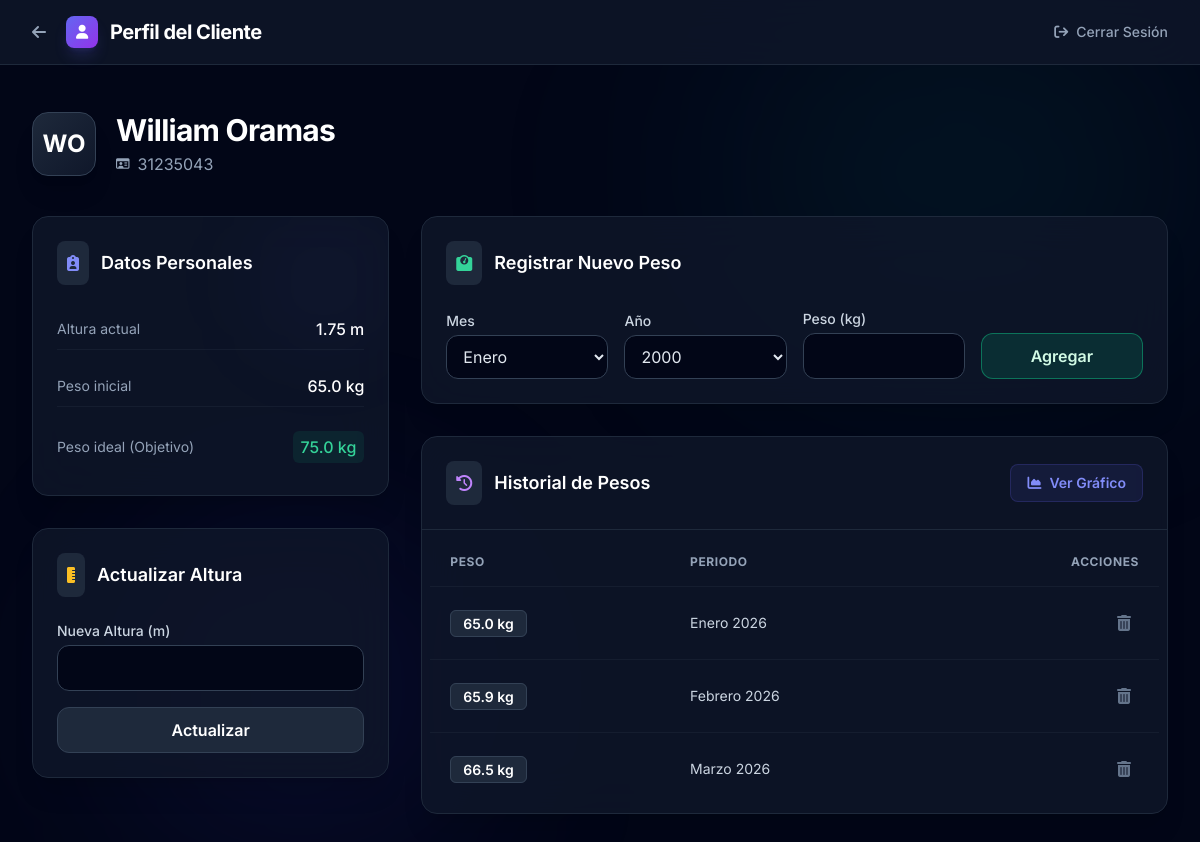
The app's page /dashboard_usuario/31235043 with its own data.
### tables this page shows
CREATE TABLE Usuarios (
    id INTEGER PRIMARY KEY AUTOINCREMENT,
    dni TEXT UNIQUE NOT NULL,
    nombre TEXT NOT NULL,
    apellido TEXT NOT NULL,
    altura FLOAT NOT NULL,
    peso_inicial FLOAT NOT NULL,
    peso_ideal FLOAT,
    entrenador_id INTEGER,
    FOREIGN KEY (entrenador_id) REFERENCES Entrenador (id)
);

CREATE TABLE Pesos (
    id INTEGER PRIMARY KEY AUTOINCREMENT,
    usuario_id INTEGER NOT NULL,
    mes TEXT NOT NULL,
    anio TEXT NOT NULL,
    peso REAL NOT NULL,
    FOREIGN KEY (usuario_id) REFERENCES Usuarios(id)
);

### src/web/routes.py (the view)
    @app.route('/dashboard_usuario/<dni>')
    def dashboard_usuario(dni):
        usuario = repo.obtener_usuario_por_dni(dni)
        if not usuario:
            flash('Usuario no encontrado', 'error')
            return redirect(url_for('dashboard_entrenador'))
        historial = repo.obtener_historial_pesos(usuario['id'])
        return render_template('dashboard_usuario.html',
                             usuario=usuario,
                             altura_form=EditarAlturaForm(),
                             peso_form=RegistrarPesoForm(),
                             historial=historial)

### src/web/forms.py
class EditarAlturaForm(FlaskForm):
    nueva_altura = FloatField('Nueva Altura (m)', validators=[
        DataRequired(),
        NumberRange(min=0.5, max=2.5, message="Altura debe estar entre 0.5 y 2.5 metros")
    ])
    submit = SubmitField('Actualizar Altura')

class RegistrarPesoForm(FlaskForm):
    mes = SelectField('Mes', choices=[
        ('Enero', 'Enero'), ('Febrero', 'Febrero'), ('Marzo', 'Marzo'),
        ('Abril', 'Abril'), ('Mayo', 'Mayo'), ('Junio', 'Junio'),
        ('Julio', 'Julio'), ('Agosto', 'Agosto'), ('Septiembre', 'Septiembre'),
        ('Octubre', 'Octubre'), ('Noviembre', 'Noviembre'), ('Diciembre', 'Diciembre')
    ], validators=[DataRequired()])
    anio = SelectField('Año', choices=[], validators=[DataRequired()])
    peso = FloatField('Peso (kg)', validators=[
        DataRequired(),
        NumberRange(min=20, max=300, message="Peso debe estar entre 20 y 300 kg")
    ])
    submit = SubmitField('Registrar Peso')
    def __init__(self, *args, **kwargs):
        super(RegistrarPesoForm, self).__init__(*args, **kwargs)
        año_actual = datetime.now().year
        self.anio.choices = [(str(año), str(año)) for año in range(2000, año_actual + 6)]

### src/infrastructure/repository.py (called while the page is built)
    def _get_connection(self):
        conn = sqlite3.connect(self.db_path, timeout=20.0)
        conn.row_factory = sqlite3.Row
        return conn

    def fetch_one(self, query, params=()):
        with self._get_connection() as conn:
            return conn.execute(query, params).fetchone()

    def fetch_all(self, query, params=()):
        with self._get_connection() as conn:
            return conn.execute(query, params).fetchall()

    def obtener_usuario_por_dni(self, dni):
        return self.fetch_one('SELECT * FROM Usuarios WHERE dni = ?', (dni,))

    def obtener_historial_pesos(self, usuario_id, anio_inicio=None, anio_fin=None):
        query = 'SELECT * FROM Pesos WHERE usuario_id = ?'
        params = [usuario_id]
        if anio_inicio:
            query += ' AND CAST(anio AS INTEGER) >= ?'
            params.append(anio_inicio)
        if anio_fin:
            query += ' AND CAST(anio AS INTEGER) <= ?'
            params.append(anio_fin)
        query += ' ORDER BY anio, mes'
        return self.fetch_all(query, params)

### templates/dashboard_usuario.html (shortened to what this page needs)
<!DOCTYPE html>
<html lang="es">
<head>
    <script src="https://cdn.tailwindcss.com"></script>
    <link rel="stylesheet" href="https://cdnjs.cloudflare.com/ajax/libs/font-awesome/6.4.0/css/all.min.css">
</head>
<body class="bg-slate-950 text-slate-200 min-h-screen flex flex-col items-center">
    <nav class="w-full bg-slate-900/80 backdrop-blur-xl border-b border-slate-800 fixed top-0 z-50">
        <div class="max-w-7xl mx-auto px-4 sm:px-6 lg:px-8">
            <div class="flex items-center justify-between h-16">
                <div class="flex items-center gap-3">
                    <a href="/dashboard_entrenador"
                        class="p-2 -ml-2 text-slate-400 hover:text-white hover:bg-slate-800 rounded-lg transition-colors">
                        <i class="fa-solid fa-arrow-left"></i>
                    </a>
                    <div
                        class="w-8 h-8 rounded-lg bg-gradient-to-br from-indigo-500 to-purple-600 flex items-center justify-center shadow-lg shadow-indigo-500/20">
                        <i class="fa-solid fa-user text-white text-sm"></i>
                    </div>
                    <span class="font-bold text-xl text-white tracking-tight">Perfil del Cliente</span>
                </div>
                <div>
                    <a href="/logout"
                        class="text-sm font-medium text-slate-400 hover:text-white transition-colors flex items-center gap-2">
                        <i class="fa-solid fa-arrow-right-from-bracket"></i> Cerrar Sesión
                    </a>
                </div>
            </div>
        </div>
    </nav>
    <main class="w-full max-w-7xl mx-auto px-4 sm:px-6 lg:px-8 pt-28 pb-12 flex-1 relative">
        <div
            class="absolute top-0 right-0 w-[40%] h-[40%] rounded-full bg-teal-600/10 blur-[120px] -z-10 pointer-events-none">
        </div>
        <div class="mb-10 flex items-center gap-5">
            <div
                class="w-16 h-16 rounded-2xl bg-gradient-to-br from-slate-800 to-slate-900 border border-slate-700 flex items-center justify-center shadow-xl">
                <span class="text-2xl font-bold text-white">{{ usuario.nombre[0].upper() }}{{
                    usuario.apellido[0].upper() }}</span>
            </div>
            <div>
                <h1 class="text-3xl font-bold text-white tracking-tight">{{ usuario.nombre }} {{ usuario.apellido }}
                </h1>
                <p class="text-slate-400 mt-1 flex items-center gap-2">
                    <i class="fa-regular fa-id-card text-xs"></i> {{ usuario.dni }}
                </p>
            </div>
        </div>
        <div class="grid grid-cols-1 lg:grid-cols-3 gap-8">
            <div class="space-y-8">
                <div
                    class="bg-slate-900/80 backdrop-blur-xl border border-slate-800 rounded-2xl p-6 shadow-xl relative overflow-hidden group">
                    <div class="absolute top-0 right-0 w-32 h-32 bg-indigo-500/5 rounded-full blur-[50px]"></div>
                    <div class="flex items-center gap-3 mb-6">
                        <div class="p-2.5 bg-slate-800 rounded-lg text-indigo-400">
                            <i class="fa-solid fa-clipboard-user"></i>
                        </div>
                        <h2 class="text-lg font-semibold text-white">Datos Personales</h2>
                    </div>
                    <div class="space-y-4">
                        <div class="flex justify-between items-center py-2 border-b border-slate-800/50">
                            <span class="text-slate-400 text-sm">Altura actual</span>
                            <span class="text-white font-medium">{{ usuario.altura }} m</span>
                        </div>
                        <div class="flex justify-between items-center py-2 border-b border-slate-800/50">
                            <span class="text-slate-400 text-sm">Peso inicial</span>
                            <span class="text-white font-medium">{{ usuario.peso_inicial }} kg</span>
                        </div>
                        <div class="flex justify-between items-center py-2 border-slate-800/50">
                            <span class="text-slate-400 text-sm">Peso ideal (Objetivo)</span>
                            <span class="text-emerald-400 font-medium bg-emerald-500/10 px-2 py-1 rounded-md">{{
                                usuario.peso_ideal }} kg</span>
                        </div>
                    </div>
                </div>
                <div
                    class="bg-slate-900/80 backdrop-blur-xl border border-slate-800 rounded-2xl p-6 shadow-xl relative overflow-hidden hover:border-amber-500/30 transition-colors group">
                    <div class="flex items-center gap-3 mb-6">
                        <div class="p-2.5 bg-slate-800 rounded-lg text-amber-400">
                            <i class="fa-solid fa-ruler-vertical"></i>
                        </div>
                        <h2 class="text-lg font-semibold text-white">Actualizar Altura</h2>
                    </div>
                    <form method="POST" action="/actualizar_altura/{{ usuario.dni }}" class="space-y-4">
                        <div class="space-y-1">
                            <label class="block text-sm font-medium text-slate-300">Nueva Altura (m)</label>
                            {{ altura_form.nueva_altura(class="w-full px-4 py-2.5 bg-slate-950 border border-slate-700
                            rounded-xl focus:outline-none focus:ring-2 focus:ring-amber-500 focus:border-transparent
                            transition-all duration-200 text-slate-200 placeholder-slate-500", step="0.01") }}
                        </div>
                        {{ altura_form.submit(class="w-full py-2.5 px-4 font-semibold text-white bg-slate-800 border
                        border-slate-700 hover:bg-amber-500/20 hover:text-amber-400 hover:border-amber-500/50 rounded-xl
                        transition-all duration-200 cursor-pointer text-center", value="Actualizar") }}
                    </form>
                </div>
            </div>
            <div class="lg:col-span-2 space-y-8">
                <div
                    class="bg-slate-900/80 backdrop-blur-xl border border-slate-800 rounded-2xl p-6 shadow-xl relative overflow-hidden group hover:border-emerald-500/30 transition-colors">
                    <div class="flex items-center gap-3 mb-6">
                        <div class="p-2.5 bg-slate-800 rounded-lg text-emerald-400">
                            <i class="fa-solid fa-weight-scale"></i>
                        </div>
                        <h2 class="text-lg font-semibold text-white">Registrar Nuevo Peso</h2>
                    </div>
                    <form method="POST" action="{{ url_for('registrar_peso_route', dni=usuario.dni) }}"
                        class="grid grid-cols-1 md:grid-cols-4 gap-4 items-end">
                        <div class="space-y-1 md:col-span-1">
                            <label class="block text-sm font-medium text-slate-300">Mes</label>
                            {{ peso_form.mes(class="w-full px-3 py-2.5 bg-slate-950 border border-slate-700 rounded-xl
                            focus:outline-none focus:ring-2 focus:ring-emerald-500 focus:border-transparent
                            text-slate-200") }}
                        </div>
                        <div class="space-y-1 md:col-span-1">
                            <label class="block text-sm font-medium text-slate-300">Año</label>
                            {{ peso_form.anio(class="w-full px-3 py-2.5 bg-slate-950 border border-slate-700 rounded-xl
                            focus:outline-none focus:ring-2 focus:ring-emerald-500 focus:border-transparent
                            text-slate-200") }}
                        </div>
                        <div class="space-y-1 md:col-span-1">
                            <label class="block text-sm font-medium text-slate-300">Peso (kg)</label>
                            {{ peso_form.peso(class="w-full px-3 py-2.5 bg-slate-950 border border-slate-700 rounded-xl
                            focus:outline-none focus:ring-2 focus:ring-emerald-500 focus:border-transparent
                            text-slate-200", step="0.1") }}
                        </div>
                        <div class="md:col-span-1">
                            {{ peso_form.submit(class="w-full py-2.5 px-4 font-semibold text-emerald-100
                            bg-emerald-600/20 border border-emerald-500/50 hover:bg-emerald-500 hover:text-white
                            rounded-xl transition-all duration-200 cursor-pointer text-center", value="Agregar") }}
                        </div>
                    </form>
                </div>
                <div
                    class="bg-slate-900/80 backdrop-blur-xl border border-slate-800 rounded-2xl shadow-xl overflow-hidden flex flex-col">
                    <div class="p-6 border-b border-slate-800 flex items-center justify-between">
                        <div class="flex items-center gap-3">
                            <div class="p-2.5 bg-slate-800 rounded-lg text-purple-400">
                                <i class="fa-solid fa-clock-rotate-left"></i>
                            </div>
                            <h2 class="text-lg font-semibold text-white">Historial de Pesos</h2>
                        </div>
                        <a href="/grafica_usuario/{{ usuario.dni }}"
                            class="inline-flex items-center gap-2 px-4 py-2 bg-indigo-500/10 text-indigo-400 text-sm font-semibold rounded-lg hover:bg-indigo-500 hover:text-white transition-all cursor-pointer border border-indigo-500/20 hover:border-indigo-500">
                            <i class="fa-solid fa-chart-area"></i>
                            Ver Gráfico
                        </a>
                    </div>
                    <div class="overflow-x-auto p-2">
                        {% if historial %}
                        <table class="w-full text-left border-collapse">
                            <thead>
                                <tr
                                    class="text-xs font-medium text-slate-400 uppercase tracking-wider border-b border-slate-800/50">
                                    <th class="px-5 py-4">Peso</th>
                                    <th class="px-5 py-4">Periodo</th>
                                    <th class="px-5 py-4 text-right">Acciones</th>
                                </tr>
                            </thead>
                            <tbody class="divide-y divide-slate-800/50">
                                {% for registro in historial %}
                                <tr class="hover:bg-slate-800/30 transition-colors group">
                                    <td class="px-5 py-4 whitespace-nowrap">
                                        <span
                                            class="text-sm font-semibold text-white bg-slate-800 px-3 py-1 rounded-md border border-slate-700">{{
                                            registro.peso }} kg</span>
                                    </td>
                                    <td class="px-5 py-4 whitespace-nowrap text-sm text-slate-300">
                                        {{ registro.mes }} {{ registro.anio }}
                                    </td>
                                    <td class="px-5 py-4 whitespace-nowrap text-right">
                                        <form method="POST"
                                            action="{{ url_for('eliminar_peso', peso_id=registro.id) }}">
                                            <button type="submit"
                                                onclick="return confirm('¿Seguro que deseas eliminar este registro?');"
                                                class="text-slate-500 hover:text-rose-500 p-2 rounded-lg hover:bg-rose-500/10 transition-colors cursor-pointer"
                                                title="Eliminar registro">
                                                <i class="fa-solid fa-trash-can"></i>
                                            </button>
                                        </form>
                                    </td>
                                </tr>
                                {% endfor %}
                            </tbody>
                        </table>
                        {% else %}
                        <div class="flex flex-col items-center justify-center p-8 text-center">
                            <i class="fa-solid fa-clipboard-list text-3xl text-slate-600 mb-3"></i>
                            <p class="text-slate-400">Aún no hay registros de peso.</p>
                        </div>
                        {% endif %}
                    </div>
                </div>
            </div>
        </div>
    </main>
</body>
</html>

### templates/dashboard_usuario.html (style rules this page uses)
body { font-family: 'Inter', sans-serif; }

### records on screen
Usuarios: nombre "W", apellido "O", nombre "William", apellido "Oramas", dni "31235043", altura "1.75", peso_inicial "65.0", peso_ideal "75.0"
Pesos: peso "65.0", mes "Enero", anio "2026"
Pesos: peso "65.9", mes "Febrero", anio "2026"
Pesos: peso "66.5", mes "Marzo", anio "2026"
